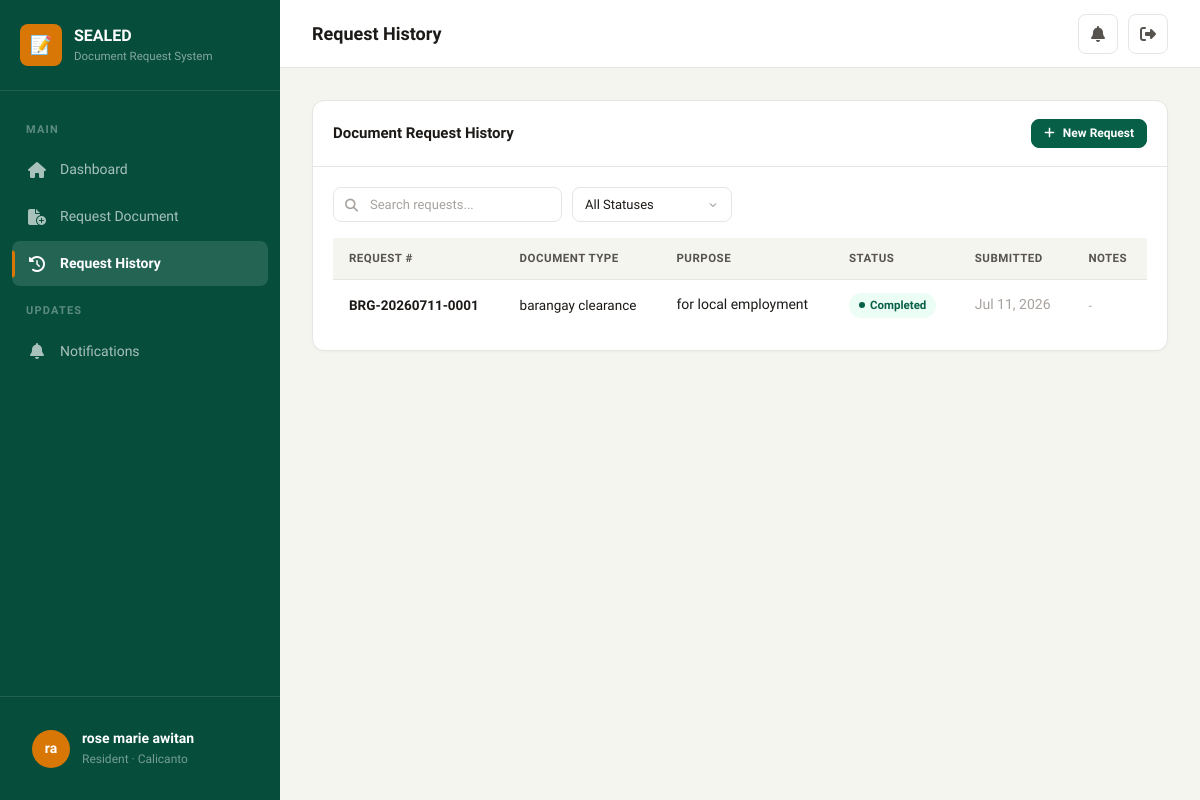
Page /resident/history/ (signed in) on the committed database.
### brgy/models.py (models this page shows, shortened)
class CustomUser(AbstractUser):
    class Role(models.TextChoices):
        RESIDENT = 'resident', 'Resident'
        STAFF = 'staff', 'Staff'
        ADMIN = 'admin', 'Administrator'
    class VerificationStatus(models.TextChoices):
        PENDING = 'pending', 'Pending'
        APPROVED = 'approved', 'Approved'
        REJECTED = 'rejected', 'Rejected'
    id = models.UUIDField(primary_key=True, default=uuid.uuid4, editable=False)
    role = models.CharField(max_length=20, choices=Role.choices, default=Role.RESIDENT)
    barangay = models.ForeignKey(
        Barangay, on_delete=models.SET_NULL, null=True, blank=True, related_name='users'
    )
    verification_status = models.CharField(
        max_length=20, choices=VerificationStatus.choices, default=VerificationStatus.PENDING
    )
    phone_number = models.CharField(max_length=20, blank=True)
    address = models.TextField(blank=True)
    birth_date = models.DateField(null=True, blank=True)
    gender = models.CharField(max_length=10, blank=True)
    middle_name = models.CharField(max_length=150, blank=True)
    civil_status = models.CharField(max_length=20, blank=True, default='')
    occupation = models.CharField(max_length=100, blank=True, default='')
    id_type = models.CharField(max_length=50, blank=True, default='')
    id_front = models.ImageField(upload_to='resident_ids/', blank=True, null=True)
    id_back = models.ImageField(upload_to='resident_ids/', blank=True, null=True)
    profile_picture = models.ImageField(upload_to='profile_pictures/', blank=True, null=True)
    rejection_reason = models.TextField(blank=True, default='')
    class Meta:
        ordering = ['-date_joined']
    @property
    def is_verified_resident(self):
        return self.role == 'resident' and self.verification_status == 'approved'
    @property
    def display_name(self):
        return self.get_full_name() or self.username

class Barangay(models.Model):
    id = models.UUIDField(primary_key=True, default=uuid.uuid4, editable=False)
    name = models.CharField(max_length=200)
    address = models.TextField()
    contact_number = models.CharField(max_length=20, blank=True)
    email = models.EmailField(blank=True)
    chairman_name = models.CharField(max_length=200, blank=True)
    officials = models.JSONField(default=dict, blank=True)
    is_active = models.BooleanField(default=True)
    created_at = models.DateTimeField(auto_now_add=True)
    updated_at = models.DateTimeField(auto_now=True)
    class Meta:
        ordering = ['name']

class DocumentRequest(models.Model):
    class Status(models.TextChoices):
        PENDING = 'pending', 'Pending'
        APPROVED = 'approved', 'Approved'
        READY_FOR_PICKUP = 'ready_for_pickup', 'Ready for Pickup'
        COMPLETED = 'completed', 'Completed'
        REJECTED = 'rejected', 'Rejected'
    id = models.UUIDField(primary_key=True, default=uuid.uuid4, editable=False)
    request_number = models.CharField(max_length=30, unique=True, editable=False)
    resident = models.ForeignKey(CustomUser, on_delete=models.CASCADE, related_name='requests')
    document_type = models.ForeignKey(DocumentType, on_delete=models.CASCADE, related_name='requests')
    purpose = models.TextField()
    status = models.CharField(max_length=20, choices=Status.choices, default=Status.PENDING)
    staff_notes = models.TextField(blank=True)
    rejection_reason = models.TextField(blank=True)
    processed_by = models.ForeignKey(
        CustomUser, on_delete=models.SET_NULL, null=True, blank=True, related_name='processed_requests'
    )
    created_at = models.DateTimeField(auto_now_add=True)
    updated_at = models.DateTimeField(auto_now=True)
    completed_at = models.DateTimeField(null=True, blank=True)
    class Meta:
        ordering = ['-created_at']
    @property
    def status_color(self):
        colors = {
            'pending': 'warning',
            'approved': 'info',
            'ready_for_pickup': 'success',
            'completed': 'primary',
            'rejected': 'danger',
        }
        return colors.get(self.status, 'muted')

class DocumentType(models.Model):
    id = models.UUIDField(primary_key=True, default=uuid.uuid4, editable=False)
    name = models.CharField(max_length=200)
    description = models.TextField(blank=True)
    requirements = models.TextField(blank=True, help_text="One requirement per line")
    fee = models.DecimalField(max_digits=10, decimal_places=2, default=0, null=True, blank=True)
    is_active = models.BooleanField(default=True)
    barangay = models.ForeignKey(Barangay, on_delete=models.CASCADE, related_name='document_types')
    template_file = models.FileField(
        upload_to='document_templates/',
        blank=True,
        null=True,
        help_text="Upload a .docx template for this document"
    )
    created_at = models.DateTimeField(auto_now_add=True)
    class Meta:
        ordering = ['name']

### brgy/views.py (the view)
# urls.py: path('resident/history/', views.request_history, name='request_history'),
@login_required
@role_required('resident')
def request_history(request):
    user = request.user
    if not user.is_verified_resident:
        return redirect('resident_dashboard')
    reqs = DocumentRequest.objects.filter(resident=user)
    status_filter = request.GET.get('status', '')
    if status_filter:
        reqs = reqs.filter(status=status_filter)
    paginator = Paginator(reqs, 10)
    page_number = request.GET.get('page', 1)
    page_obj = paginator.get_page(page_number)
    return render(request, 'brgy/resident/request_history.html', {
        'page_obj': page_obj,
        'status_filter': status_filter,
        'status_choices': DocumentRequest.Status.choices,
    })

### brgy/templates/brgy/resident/request_history.html (shortened to what this page needs)
{% extends 'brgy/base.html' %}
{% block nav_res_history %}active{% endblock %}
{% block page_title %}Request History{% endblock %}
{% block content %}
<div class="card">
    <div class="card-header">
        <h3>Document Request History</h3>
        <a href="{% url 'request_document' %}" class="btn btn-primary btn-sm">
            <i class="fa-solid fa-plus"></i> New Request
        </a>
    </div>
    <div class="card-body">
        <div class="filter-bar mb-4">
            <form method="get" style="display:flex;gap:10px;flex-wrap:wrap;align-items:center;flex:1;">
                <div class="search-input-wrapper">
                    <i class="fa-solid fa-search"></i>
                    <input type="text" name="search" class="form-input" placeholder="Search requests..." value="{{ search }}">
                </div>
                <select name="status" class="form-input" style="width:auto;min-width:160px;" onchange="this.form.submit()">
                    <option value="">All Statuses</option>
                </select>
            </form>
        </div>
        {% if page_obj %}
        <div class="table-wrapper">
            <table class="table">
                <thead>
                    <tr>
                        <th>Request #</th>
                        <th>Document Type</th>
                        <th>Purpose</th>
                        <th>Status</th>
                        <th>Submitted</th>
                        <th>Notes</th>
                    </tr>
                </thead>
                <tbody>
                    {% for req in page_obj %}
                    <tr>
                        <td class="fw-600">{{ req.request_number }}</td>
                        <td>{{ req.document_type.name }}</td>
                        <td style="max-width:200px;"><span class="text-sm">{{ req.purpose|truncatechars:50 }}</span></td>
                        <td><span class="badge badge-{{ req.status_color }}">{{ req.get_status_display }}</span></td>
                        <td class="text-sm text-muted">{{ req.created_at|date:"M d, Y" }}</td>
                        <td style="max-width:150px;">
                            {% if req.staff_notes %}
                            <span class="text-xs text-muted" title="{{ req.staff_notes }}">{{ req.staff_notes|truncatechars:40 }}</span>
                            {% elif req.rejection_reason %}
                            <span class="text-xs text-danger" title="{{ req.rejection_reason }}">{{ req.rejection_reason|truncatechars:40 }}</span>
                            {% else %}
                            <span class="text-xs text-muted">-</span>
                            {% endif %}
                        </td>
                    </tr>
                    {% endfor %}
                </tbody>
            </table>
        </div>
        {% else %}
        <div class="empty-state">
            <i class="fa-solid fa-folder-open"></i>
            <h4>No Requests Found</h4>
            <p>{% if status_filter %}No requests with the selected status.{% else %}You haven't made any document requests yet.{% endif %}</p>
        </div>
        {% endif %}
    </div>
</div>
{% endblock %}

### brgy/templates/brgy/base.html (shortened to what this page needs)
{% load static %}
<!DOCTYPE html>
<html lang="en">
<head>
    <link rel="stylesheet" href="https://cdnjs.cloudflare.com/ajax/libs/font-awesome/6.5.1/css/all.min.css">
    <link rel="stylesheet" href="{% static 'css/style.css' %}">
</head>
<body>
    <div class="app-layout">
        <aside class="sidebar" id="sidebar">
            <div class="sidebar-header">
                <div class="sidebar-logo">
                    <div class="sidebar-logo-icon">📝</div>
                    <div class="sidebar-logo-text">
                        SEALED
                        <small>Document Request System</small>
                    </div>
                </div>
            </div>
            <nav class="sidebar-nav">
                {% if user.role == 'resident' %}
                <div class="sidebar-section-label">Main</div>
                <a href="{% url 'resident_dashboard' %}" class="sidebar-item {% block nav_res_dashboard %}{% endblock %}">
                    <i class="fa-solid fa-house"></i> Dashboard
                </a>
                <a href="{% url 'request_document' %}" class="sidebar-item {% block nav_res_request %}{% endblock %}">
                    <i class="fa-solid fa-file-circle-plus"></i> Request Document
                </a>
                <a href="{% url 'request_history' %}" class="sidebar-item {% block nav_res_history %}{% endblock %}">
                    <i class="fa-solid fa-clock-rotate-left"></i> Request History
                </a>
                <div class="sidebar-section-label">Updates</div>
                <a href="{% url 'notifications' %}" class="sidebar-item {% block nav_res_notifications %}{% endblock %}">
                    <i class="fa-solid fa-bell"></i> Notifications
                </a>
                {% endif %}
            </nav>
            <div class="sidebar-footer">
                <a href="{% url 'profile' %}" class="sidebar-user">
                    <div class="sidebar-avatar">{{ user.first_name.0 }}{{ user.last_name.0 }}</div>
                    <div class="sidebar-user-info">
                        <div class="sidebar-user-name">{{ user.display_name }}</div>
                        <div class="sidebar-user-role">{{ user.get_role_display }}{% if user.barangay %} &middot; {{ user.barangay.name }}{% endif %}</div>
                    </div>
                </a>
            </div>
        </aside>
        <main class="main-content">
            <header class="topbar">
                <div class="topbar-left">
                    <h1 class="topbar-title">{% block page_title %}Dashboard{% endblock %}</h1>
                </div>
                <div class="topbar-right">
                    <div style="position:relative">
                        <button class="topbar-btn" id="notifBtn" aria-label="Notifications">
                            <i class="fa-solid fa-bell"></i>
                        </button>
                    </div>
                    <a href="{% url 'logout' %}" class="topbar-btn" title="Logout" data-confirm="Are you sure you want to logout?">
                        <i class="fa-solid fa-right-from-bracket"></i>
                    </a>
                </div>
            </header>
            <div class="page-content">
                {% block content %}{% endblock %}
            </div>
        </main>
    </div>
</body>
</html>

### rows in the picture
CustomUser: first_name.0 "r", last_name.0 "a", display_name "rose marie awitan", role "Resident", barangay.name "Calicanto"
DocumentRequest: request_number "BRG-20260711-0001", document_type.name "barangay clearance", purpose "for local employment", status "Completed", created_at "Jul 11, 2026"
